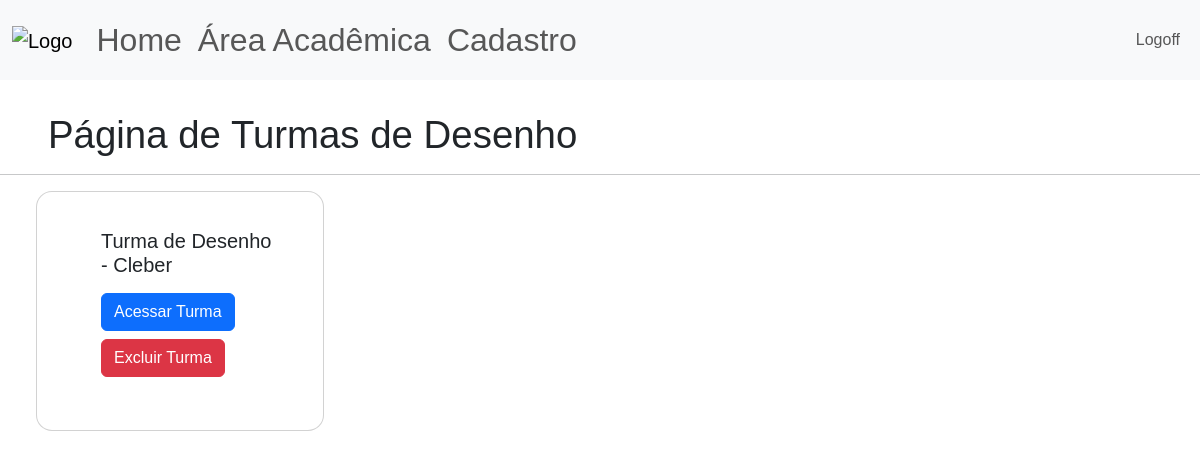
Before: /area-academica/turmas/Desenho (signed in) with the older database file.
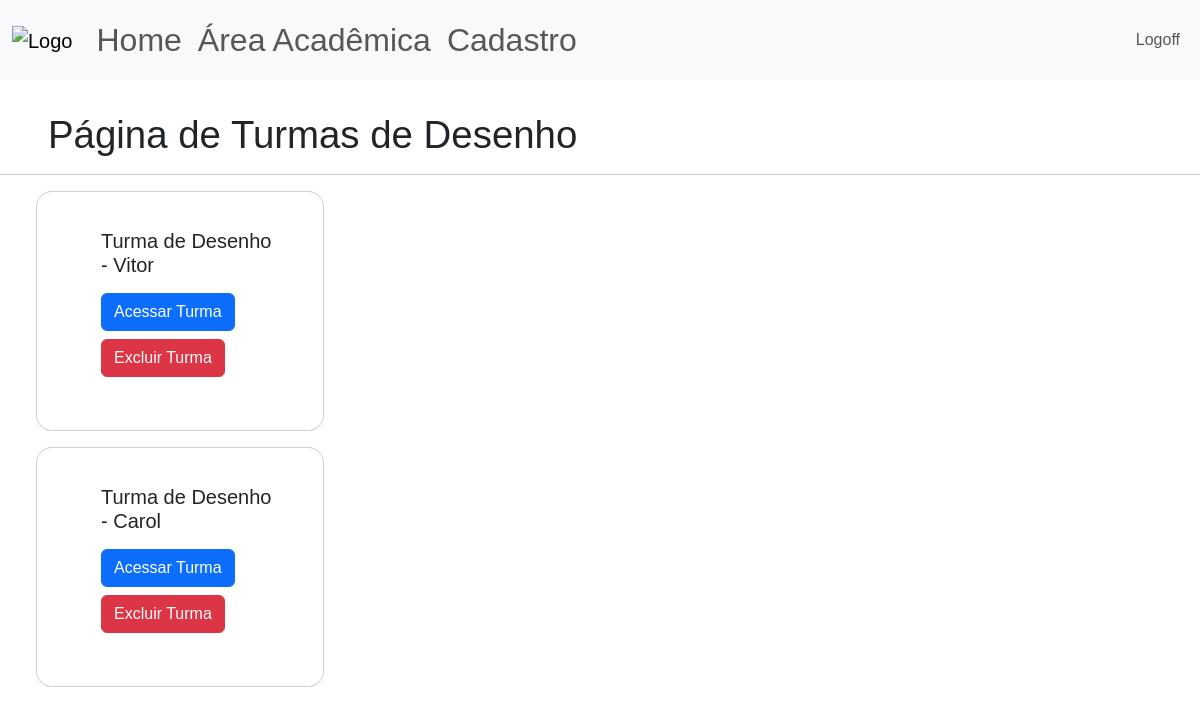
After: the same page with the newer database file.
### site_verbo_amar/models.py (models this page shows)
class Turma(database.Model):
    id = database.Column(database.Integer, primary_key=True)
    nome_turma = database.Column(database.String, nullable=False, unique=True)
    id_professor = database.Column(database.Integer,nullable=False)
    id_atividade = database.Column(database.Integer,nullable=False)
    id_aluno = database.Column(database.String, nullable=False)

### site_verbo_amar/routes.py (the view)
@app.route("/area-academica/turmas/<nome>", methods=['GET', 'POST'])
@login_required
def exibir_turmas(nome):
    atividade = Atividade.query.filter_by(atividade=nome).first_or_404()
    turmas = Turma.query.filter_by(id_atividade=atividade.id).all()
    if current_user.adm == "1":
        privilegio=True
    else:
        privilegio=False
    return render_template('pag_turmas.html',
                           nome_atividade=atividade.atividade,
                           turmas=turmas,
                           privilegio=privilegio)

### site_verbo_amar/models.py (called while the page is built)
@login_manager.user_loader
def load_user(id_usuario):
    return Usuario.query.get(int(id_usuario))

### site_verbo_amar/templates/pag_turmas.html
{% extends 'base.html' %}
{% block body %}
<div class = "d-flex align-items-center gap-1", style="padding-left: 3rem; padding-top: 2rem;">
    <h1 style="font-size: 2.4rem; font-weight: 500; line-height: 1.2; margin: 0;">Página de Turmas de {{nome_atividade}}</h1>
</div>
<hr>
<div id="card-pag-turmas">
    {% for turma in turmas %}
        <div class="card">
            <div class="card-body">
                <h5 class="card-title">{{turma.nome_turma}}</h5>
                <a href="{{url_for('carregar_chamada',nome_turma=turma.nome_turma)}}" class="btn btn-primary mt-2">Acessar Turma</a>
                {% if privilegio %}
                    <a href="{{url_for('excluir_turma',nome_turma=turma.nome_turma, atividade=nome_atividade)}}" class="btn btn-danger mt-2">Excluir Turma</a>
                {% endif%}
            </div>
        </div>
    {%endfor%}
</div>
{% endblock %}

Changed rows visible on the page:
changed Turma: nome_turma "Turma de Desenho - Cleber" → "Turma de Desenho - Vitor"
added Turma: nome_turma "Turma de Desenho - Carol"
